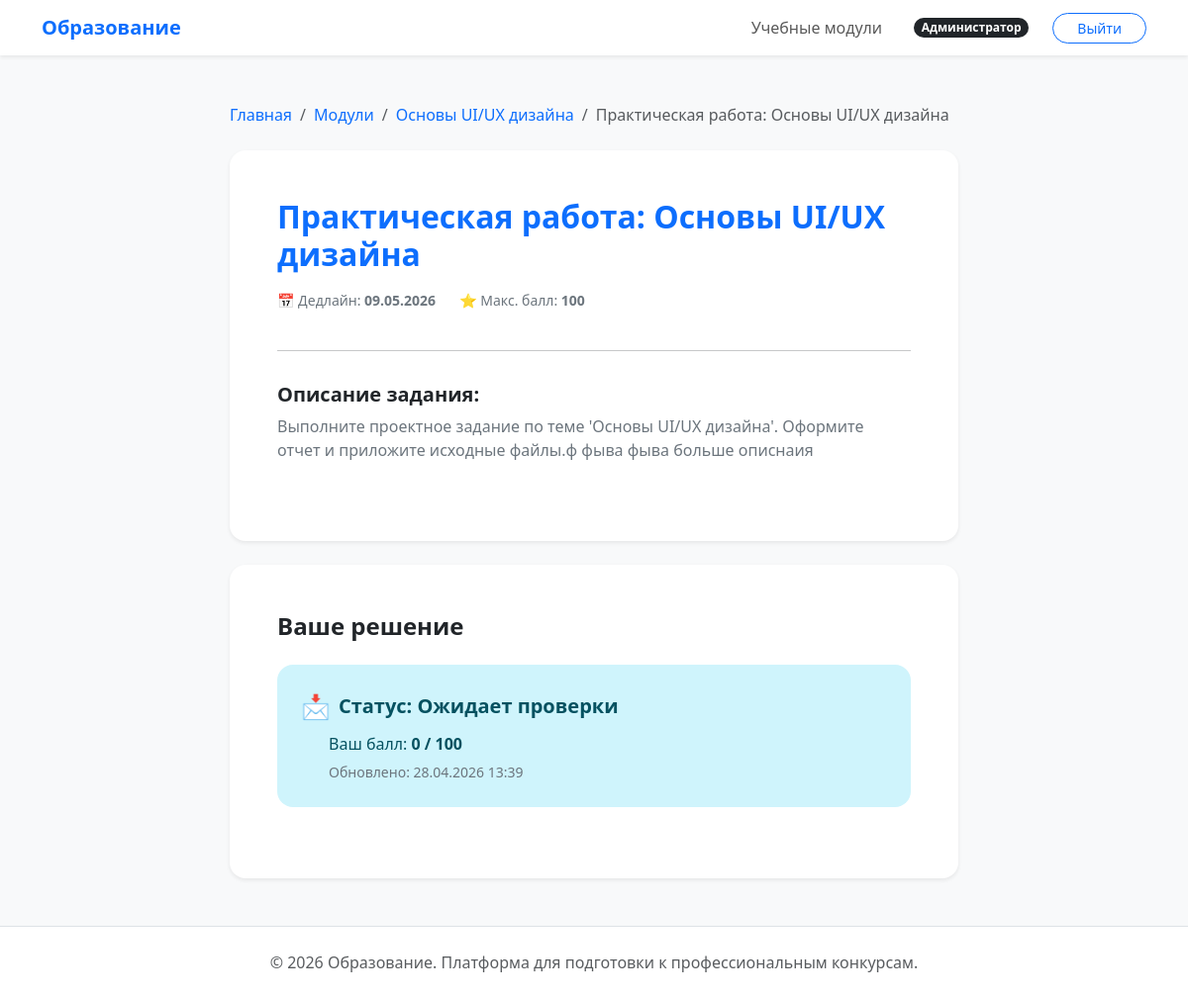
The app's page /solutions/task/1/ (signed in), older data.
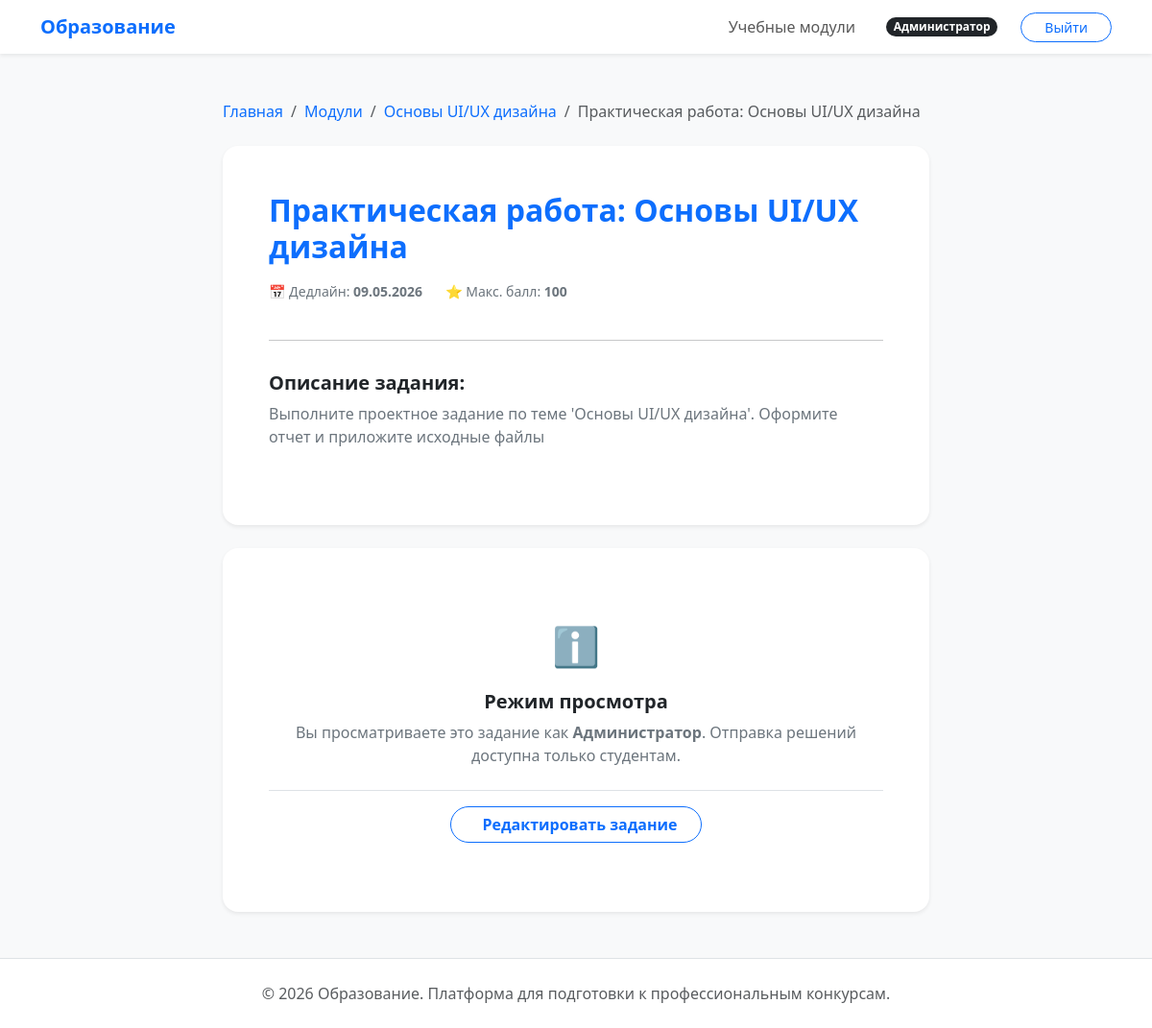
The same page, newer data.
### curriculum/models.py (models this page shows, shortened)
class Task(BaseModel):
    module = models.ForeignKey(
        Module, on_delete=models.CASCADE, related_name="tasks", verbose_name="Модуль"
    )
    title = models.CharField(max_length=255, verbose_name="Название задания")
    description = models.TextField(verbose_name="Техническое задание")
    deadline = models.DateField(verbose_name="Крайний срок сдачи")
    max_score = models.PositiveIntegerField(
        default=100, verbose_name="Максимальный балл"
    )
    class Meta:
        verbose_name = "Задание"
        verbose_name_plural = "Задания"
        ordering = ["deadline"]

class Module(BaseModel):
    title = models.CharField(max_length=255, verbose_name="Название модуля")
    description = models.TextField(verbose_name="Описание модуля")
    class Meta:
        verbose_name = "Учебный модуль"
        verbose_name_plural = "Учебные модули"
        ordering = ["title"]

### solutions/models.py (models this page shows, shortened)
class Submission(BaseModel):
    class Status(models.TextChoices):
        PENDING = "pending", "Ожидает проверки"
        REVIEWING = "reviewing", "На проверке"
        COMPLETED = "completed", "Проверено"
        REVISION = "revision", "Нужна доработка"
    task = models.ForeignKey(
        Task,
        on_delete=models.CASCADE,
        related_name="submissions",
        verbose_name="Задание",
    )
    student = models.ForeignKey(
        settings.AUTH_USER_MODEL,
        on_delete=models.CASCADE,
        related_name="submissions",
        verbose_name="Студент",
    )
    file = models.FileField(
        upload_to="submissions/%Y/%m/", verbose_name="Файл с решением"
    )
    status = models.CharField(
        max_length=20,
        choices=Status.choices,
        default=Status.PENDING,
        verbose_name="Статус проверки",
    )
    class Meta:
        verbose_name = "Отправленная работа"
        verbose_name_plural = "Отправленные работы"
        ordering = ["-created_at"]

class Review(BaseModel):
    submission = models.OneToOneField(
        Submission,
        on_delete=models.CASCADE,
        related_name="review",
        verbose_name="Работа",
    )
    teacher = models.ForeignKey(
        settings.AUTH_USER_MODEL,
        on_delete=models.SET_NULL,
        null=True,
        related_name="reviews_given",
        verbose_name="Проверяющий преподаватель",
    )
    comment = models.TextField(verbose_name="Комментарий преподавателя")
    score = models.PositiveIntegerField(verbose_name="Полученный балл")
    class Meta:
        verbose_name = "Рецензия"
        verbose_name_plural = "Рецензии"

### users/models.py (models this page shows, shortened)
class User(AbstractUser, BaseModel):
    class Role(models.TextChoices):
        STUDENT = "student", "Студент"
        TEACHER = "teacher", "Преподаватель"
        ADMIN = "admin", "Администратор"
    middle_name = models.CharField(max_length=150, blank=True, verbose_name="Отчество")
    role = models.CharField(
        max_length=10, choices=Role.choices, default=Role.STUDENT, verbose_name="Роль"
    )
    group = models.ForeignKey(
        StudentGroup,
        on_delete=models.SET_NULL,
        null=True,
        blank=True,
        related_name="students",
        verbose_name="Учебная группа",
    )
    class Meta:
        verbose_name = "Пользователь"
        verbose_name_plural = "Пользователи"
        ordering = ["last_name", "first_name"]

### solutions/views.py (the view, shortened to what this page needs)
# urls.py: path("task/<int:pk>/", TaskSubmissionView.as_view(), name="task_detail"),
class TaskSubmissionView(LoginRequiredMixin, DetailView):
    model = Task
    template_name = "solutions/task_detail.html"
    context_object_name = "task"
    def get_context_data(self, **kwargs):
        context = super().get_context_data(**kwargs)
        context["form"] = SubmissionForm()
        context["user_submission"] = self.object.submissions.filter(
            student=self.request.user
        ).first()
        return context

### templates/solutions/task_detail.html (shortened to what this page needs)
{% extends 'base.html' %}
{% block content %}
    <div class="row justify-content-center">
        <div class="col-lg-8">
            <nav aria-label="breadcrumb" class="mb-4">
                <ol class="breadcrumb">
                    <li class="breadcrumb-item">
                        <a href="{% url 'core:index' %}" class="text-decoration-none">Главная</a>
                    </li>
                    <li class="breadcrumb-item">
                        <a href="{% url 'curriculum:module_list' %}" class="text-decoration-none">Модули</a>
                    </li>
                    <li class="breadcrumb-item">
                        <a href="{% url 'curriculum:module_detail' task.module.id %}" class="text-decoration-none">
                            {{ task.module.title }}
                        </a>
                    </li>
                    <li class="breadcrumb-item active" aria-current="page">{{ task.title }}</li>
                </ol>
            </nav>
            <div class="card border-0 shadow-sm rounded-4 p-5 mb-4">
                <h2 class="fw-bold text-accent mb-3">{{ task.title }}</h2>
                <div class="d-flex gap-4 mb-4 text-secondary small">
                    <span>📅 Дедлайн: <b>{{ task.deadline|date:"d.m.Y" }}</b></span>
                    <span>⭐ Макс. балл: <b>{{ task.max_score }}</b></span>
                </div>
                <hr>
                <div class="py-3">
                    <h5 class="fw-bold">Описание задания:</h5>
                    <div class="text-secondary">{{ task.description|linebreaks }}</div>
                </div>
            </div>
            <div class="card border-0 shadow-sm rounded-4 p-5">
                {% if user.role == 'student' %}
                    {% if user_submission %}
                        <h4 class="fw-bold mb-4">Ваше решение</h4>
                        <div class="alert {% if user_submission.status == 'completed' %}alert-success{% elif user_submission.status == 'revision' %}alert-warning{% else %}alert-info{% endif %} rounded-4 border-0 p-4 mb-4">
                            <div class="d-flex align-items-center mb-2">
                                <span class="fs-4 me-2">
                                    {% if user_submission.status == 'completed' %}✅{% elif user_submission.status == 'revision' %}⚠️{% else %}📩{% endif %}
                                </span>
                                <h5 class="fw-bold mb-0">Статус: {{ user_submission.get_status_display }}</h5>
                            </div>
                            <div class="ms-1 ps-4">
                                {% if user_submission.review %}
                                    <p class="mb-1">Ваш балл: <strong>{{ user_submission.review.score }} / {{ task.max_score }}</strong></p>
                                {% endif %}
                                <small class="text-secondary">Обновлено: {{ user_submission.updated_at|date:"d.m.Y H:i" }}</small>
                            </div>
                        </div>
                    {% endif %}
                {% else %}
                    <div class="text-center py-4">
                        <span class="fs-1 d-block mb-3">ℹ️</span>
                        <h5 class="fw-bold">Режим просмотра</h5>
                        <p class="text-secondary mb-3">Вы просматриваете это задание как <strong>{{ user.get_role_display|default:"Сотрудник" }}</strong>. Отправка решений доступна только студентам.</p>
                        {% if user.role == 'teacher' or user.is_staff %}
                            <div class="mt-4 pt-3 border-top">
                                <a href="{% url 'curriculum:task_edit' task.id %}" class="btn btn-outline-primary btn-rounded px-4 fw-bold">
                                    Редактировать задание
                                </a>
                            </div>
                        {% endif %}
                    </div>
                {% endif %}
            </div>
        </div>
    </div>
{% endblock %}

Row changes from the older to the newer data that the page shows:
removed Submission: status "Ожидает проверки", review.score "0", updated_at "28.04.2026 13:39"
changed Task "Практическая работа: Основы UI/UX дизайна": description "Выполните проектное задание по теме 'Основы UI/UX дизайна'. Оформите отчет и приложите исходные файлы.ф фыва фыва больше описнаия" → "Выполните проектное задание по теме 'Основы UI/UX дизайна'. Оформите отчет и приложите исходные файлы"; max_score "100" → (not shown)
now on this page (row edited): User: role "Администратор"
changed User: role "student" → "admin" (drawn)
Text that changed along with them:
text no longer shown: "Ваше решение 📩 Статус: Ваш балл: / Обновлено:"
text now shown: "ℹ️ Режим просмотра Вы просматриваете это задание как . Отправка решений доступна только студентам. Редактировать задание"
